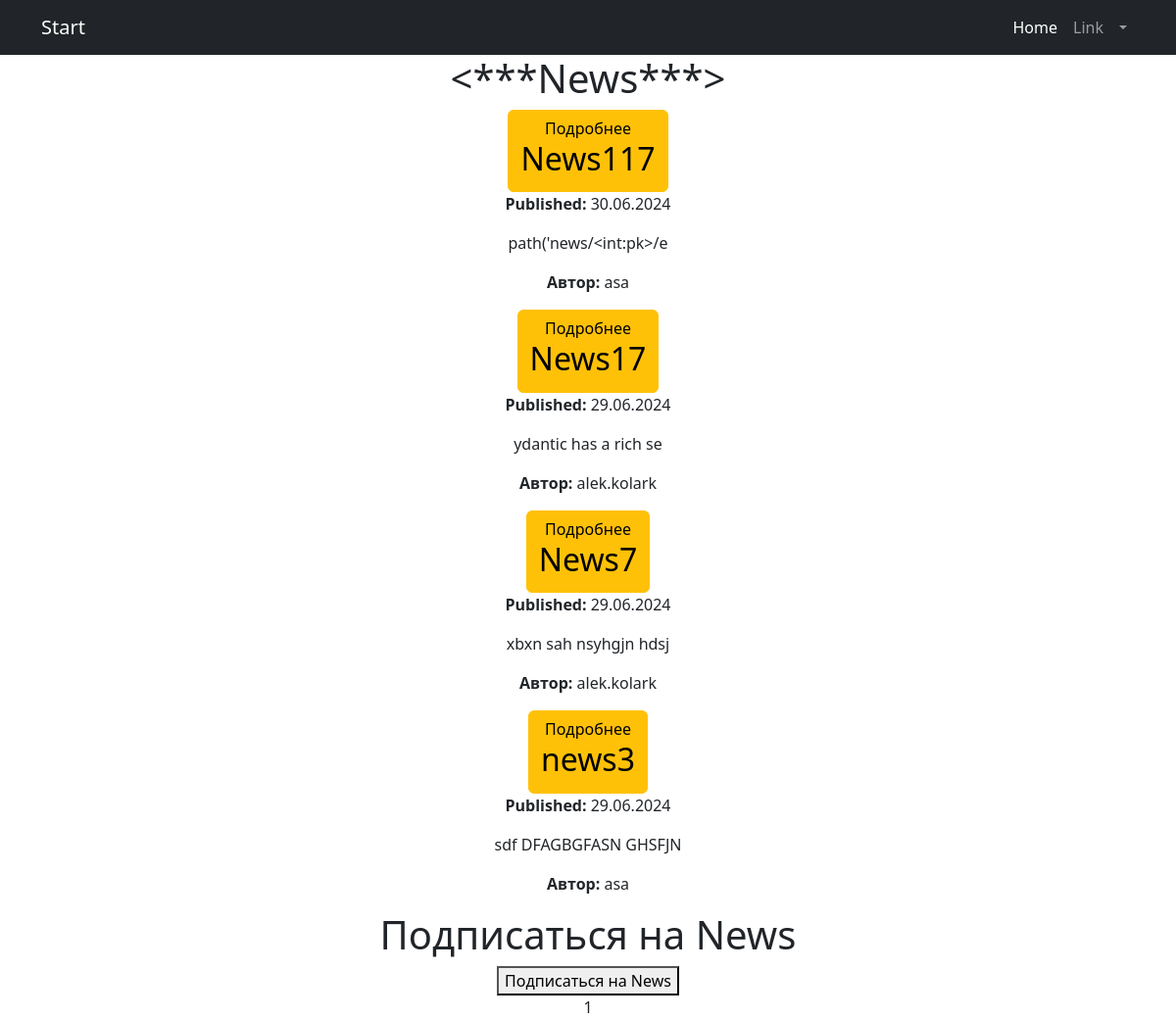
The app's page /news/ (signed in), older data.
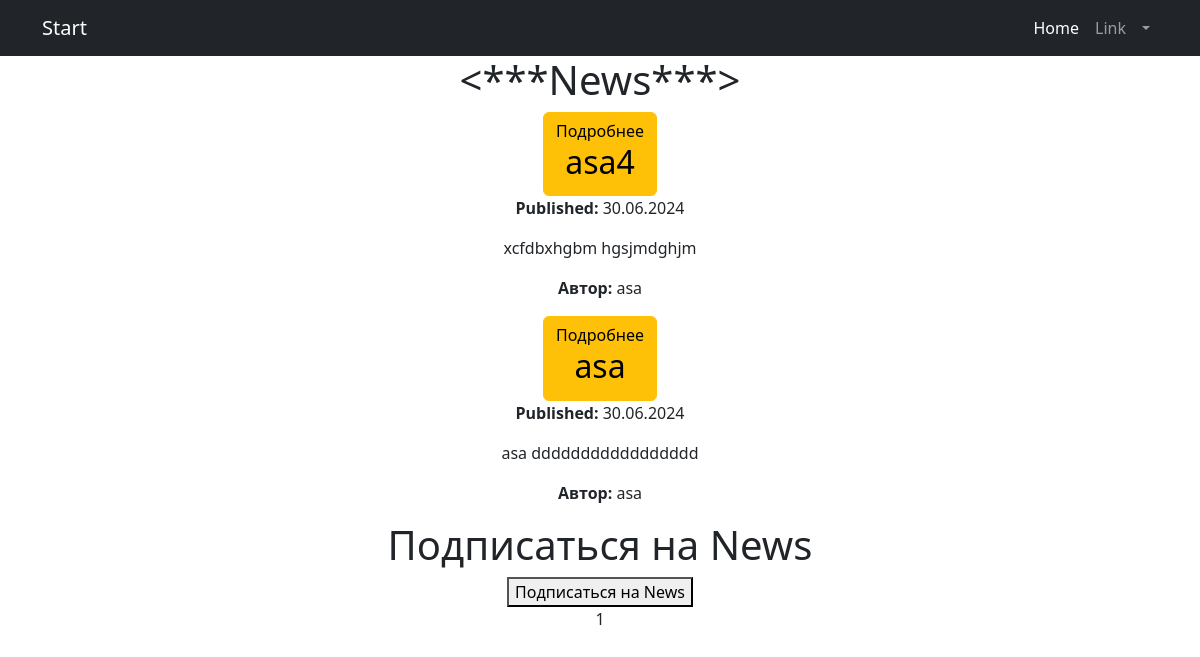
The same page, newer data.
### news/models.py (models this page shows, shortened)
class Post(models.Model):
    author = models.ForeignKey('Author', on_delete=models.CASCADE, blank=True)
    POST_TYPES = (
        ('article', 'Article'),
        ('news', 'News'),
    )
    post_type = models.CharField(max_length=10, choices=POST_TYPES)
    created_at = models.DateTimeField(auto_now_add=True)
    categories = models.ManyToManyField('Category', through='PostCategory')
    title = models.CharField(max_length=255)
    content = models.TextField()
    rating = models.IntegerField(default=0)
    authorname = models.CharField(max_length=255,)
    subscribers = models.ManyToManyField(User, related_name='subscribed_categories', blank=True)

class Author(models.Model):
    user = models.OneToOneField(User, on_delete=models.CASCADE)
    rating = models.IntegerField(default=0)
    def __str__(self):
        return self.user.username

### news/views.py (the view, shortened to what this page needs)
# urls.py: path('news/', views.NewsListView.as_view(), name='news_list'),
@method_decorator(login_required, name='dispatch')
class NewsListView(ListView):
    model = Post
    template_name = 'news_list.html'
    queryset = Post.objects.filter(post_type='news').order_by('-created_at')
    context_object_name = 'posts'
    paginate_by = 10
    def get_context_data(self, **kwargs):
        context = super().get_context_data(**kwargs)
        context['filter'] = PostFilter(self.request.GET, queryset=self.get_queryset())
        return context

### news/templatetags/censor.py (called while the page is built)
@register.filter(name='censor')
def censor(value):
    banned_words = ['badword', 'badword1', 'badword2']
    for word in banned_words:
        if isinstance(word, str):
            value = value.replace(word[1:], '*' * len(word[1:]))
    return value

### news/templates/news_list.html (shortened to what this page needs)
{% extends 'flatpages/default.html' %}
{% load censor %}
{% block content %}
<h1><***News***></h1>
{% for post in posts %}
<a href="{% url 'news_full_detail' id=post.id %}" class="btn btn-warning">Подробнее
    <h2>{{ post.title|censor }}</h2>
</a>
<p><strong>Published:</strong> {{ post.created_at|date:"d.m.Y" }}</p>
<p>{{ post.content|slice:":21"|censor }}</p>
<p><strong>Автор:</strong> {{ post.author }}</p>
{% endfor %}
<h1>Подписаться на News</h1>
<form method="post" action="{% url 'subscribe_news' %}">
    <button type="submit">Подписаться на News</button>
</form>
{{ page_obj.number }}
{% endblock content %}

Row changes from the older to the newer data that the page shows:
removed Post: title|censor "News117", created_at "30.06.2024", content|censor "path('news/<int:pk>/e", author "asa"
removed Post: title|censor "News17", created_at "29.06.2024", content|censor "ydantic has a rich se", author "alek.kolark"
removed Post: title|censor "News7", created_at "29.06.2024", content|censor "xbxn sah nsyhgjn hdsj", author "alek.kolark"
removed Post: title|censor "news3", created_at "29.06.2024", content|censor "sdf DFAGBGFASN GHSFJN", author "asa"
added Post: title|censor "asa4", created_at "30.06.2024", content|censor "xcfdbxhgbm hgsjmdghjm", author "asa"
added Post: title|censor "asa", created_at "30.06.2024", content|censor "asa ddddddddddddddddd", author "asa"
